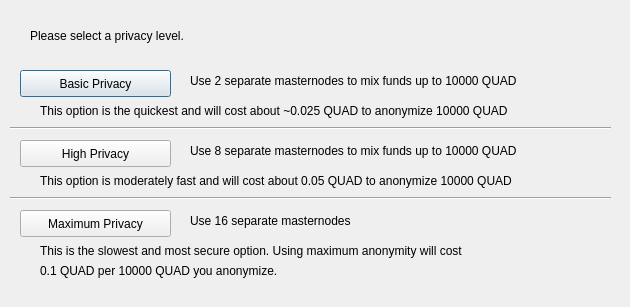
<?xml version="1.0" encoding="UTF-8"?>
<ui version="4.0">
 <class>ObfuscationConfig</class>
 <widget class="QDialog" name="ObfuscationConfig">
  <property name="geometry">
   <rect>
    <x>0</x>
    <y>0</y>
    <width>630</width>
    <height>307</height>
   </rect>
  </property>
  <property name="windowTitle">
   <string>Configure Obfuscation</string>
  </property>
  <widget class="QPushButton" name="buttonBasic">
   <property name="geometry">
    <rect>
     <x>20</x>
     <y>70</y>
     <width>151</width>
     <height>27</height>
    </rect>
   </property>
   <property name="text">
    <string>Basic Privacy</string>
   </property>
  </widget>
  <widget class="QPushButton" name="buttonHigh">
   <property name="geometry">
    <rect>
     <x>20</x>
     <y>140</y>
     <width>151</width>
     <height>27</height>
    </rect>
   </property>
   <property name="text">
    <string>High Privacy</string>
   </property>
  </widget>
  <widget class="QPushButton" name="buttonMax">
   <property name="geometry">
    <rect>
     <x>20</x>
     <y>210</y>
     <width>151</width>
     <height>27</height>
    </rect>
   </property>
   <property name="text">
    <string>Maximum Privacy</string>
   </property>
  </widget>
  <widget class="QLabel" name="label">
   <property name="geometry">
    <rect>
     <x>30</x>
     <y>20</y>
     <width>571</width>
     <height>31</height>
    </rect>
   </property>
   <property name="text">
    <string>Please select a privacy level.</string>
   </property>
  </widget>
  <widget class="QLabel" name="label_2">
   <property name="geometry">
    <rect>
     <x>190</x>
     <y>70</y>
     <width>421</width>
     <height>21</height>
    </rect>
   </property>
   <property name="text">
    <string>Use 2 separate masternodes to mix funds up to 10000 QUAD</string>
   </property>
  </widget>
  <widget class="QLabel" name="label_3">
   <property name="geometry">
    <rect>
     <x>190</x>
     <y>140</y>
     <width>411</width>
     <height>21</height>
    </rect>
   </property>
   <property name="text">
    <string>Use 8 separate masternodes to mix funds up to 10000 QUAD</string>
   </property>
  </widget>
  <widget class="QLabel" name="label_4">
   <property name="geometry">
    <rect>
     <x>190</x>
     <y>210</y>
     <width>421</width>
     <height>21</height>
    </rect>
   </property>
   <property name="text">
    <string>Use 16 separate masternodes</string>
   </property>
  </widget>
  <widget class="QLabel" name="label_6">
   <property name="geometry">
    <rect>
     <x>40</x>
     <y>100</y>
     <width>561</width>
     <height>21</height>
    </rect>
   </property>
   <property name="text">
    <string>This option is the quickest and will cost about ~0.025 QUAD to anonymize 10000 QUAD</string>
   </property>
  </widget>
  <widget class="QLabel" name="label_7">
   <property name="geometry">
    <rect>
     <x>40</x>
     <y>170</y>
     <width>561</width>
     <height>21</height>
    </rect>
   </property>
   <property name="text">
    <string>This option is moderately fast and will cost about 0.05 QUAD to anonymize 10000 QUAD</string>
   </property>
  </widget>
  <widget class="QLabel" name="label_8">
   <property name="geometry">
    <rect>
     <x>40</x>
     <y>240</y>
     <width>561</width>
     <height>21</height>
    </rect>
   </property>
   <property name="text">
    <string>This is the slowest and most secure option. Using maximum anonymity will cost</string>
   </property>
  </widget>
  <widget class="QLabel" name="label_9">
   <property name="geometry">
    <rect>
     <x>40</x>
     <y>260</y>
     <width>561</width>
     <height>21</height>
    </rect>
   </property>
   <property name="text">
    <string>0.1 QUAD per 10000 QUAD you anonymize.</string>
   </property>
  </widget>
  <widget class="Line" name="line">
   <property name="geometry">
    <rect>
     <x>10</x>
     <y>120</y>
     <width>601</width>
     <height>16</height>
    </rect>
   </property>
   <property name="orientation">
    <enum>Qt::Horizontal</enum>
   </property>
  </widget>
  <widget class="Line" name="line_2">
   <property name="geometry">
    <rect>
     <x>10</x>
     <y>190</y>
     <width>601</width>
     <height>16</height>
    </rect>
   </property>
   <property name="orientation">
    <enum>Qt::Horizontal</enum>
   </property>
  </widget>
 </widget>
 <resources/>
 <connections/>
</ui>
